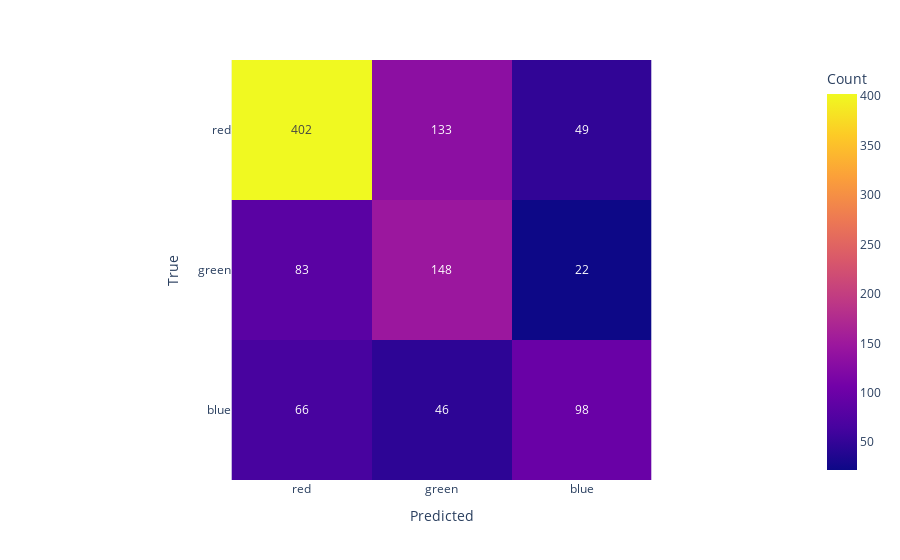

The notebook cell this image was saved under:
### Markdown cell above
#### Confusion Matrix

### Code cell
import plotly.express as px
labels = ['red', 'green', 'blue']
fig = px.imshow(cm, text_auto=True,labels=dict(x="Predicted", y="True", color="Count"))
fig.update_xaxes(tickvals=[0, 1, 2], ticktext=labels)
fig.update_yaxes(tickvals=[0, 1, 2], ticktext=labels)
fig.show()

### Figure 1 — Plotly figure (JSON) as saved in the notebook; plotly's stock layout.template omitted (floating-point values rounded to 4 significant figures)
{"data": [{"coloraxis": "coloraxis", "hovertemplate": "Predicted: %{x}<br>True: %{y}<br>Count: %{z}<extra></extra>", "name": "0", "texttemplate": "%{z}", "type": "heatmap", "xaxis": "x", "yaxis": "y", "z": [[402, 133, 49], [83, 148, 22], [66, 46, 98]]}], "layout": {"coloraxis": {"colorbar": {"title": {"text": "Count"}}, "colorscale": [[0, "#0d0887"], [0.1111, "#46039f"], [0.2222, "#7201a8"], [0.3333, "#9c179e"], [0.4444, "#bd3786"], [0.5556, "#d8576b"], [0.6667, "#ed7953"], [0.7778, "#fb9f3a"], [0.8889, "#fdca26"], [1, "#f0f921"]]}, "margin": {"t": 60}, "xaxis": {"anchor": "y", "constrain": "domain", "domain": [0, 1], "scaleanchor": "y", "ticktext": ["red", "green", "blue"], "tickvals": [0, 1, 2], "title": {"text": "Predicted"}}, "yaxis": {"anchor": "x", "autorange": "reversed", "constrain": "domain", "domain": [0, 1], "ticktext": ["red", "green", "blue"], "tickvals": [0, 1, 2], "title": {"text": "True"}}}}
